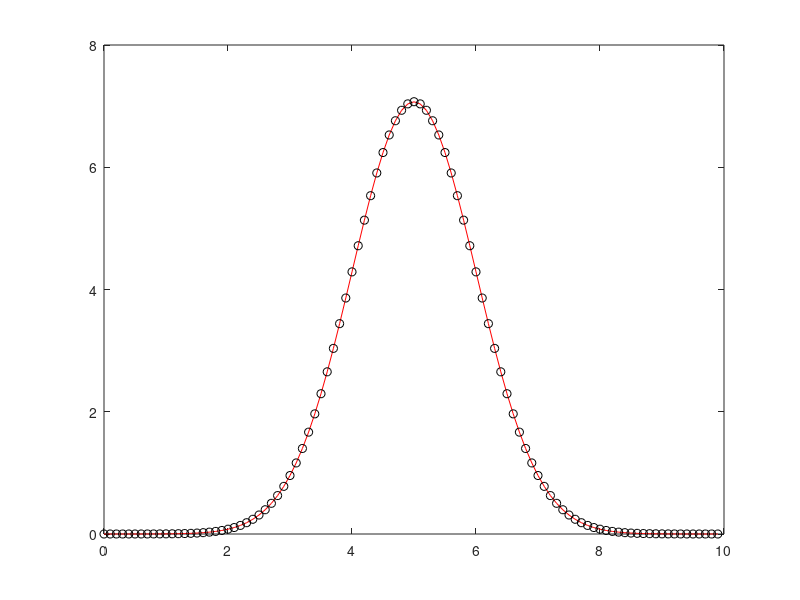
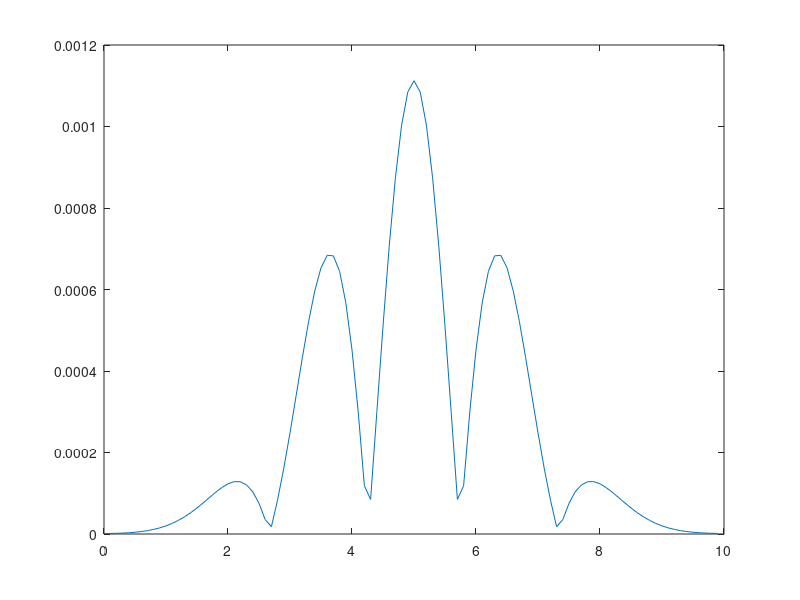

These figures' MATLAB source, in order:
clear all
close all
clc
format long

L=10
N=100;
dx=L/N;
x=[0:dx:L-dx]';
T=5;
M=200;
dt=T/M;
t=[0:dt:T]';
nu=0.05;
c0=@(x) 10*exp(-((x-L/2)./(L/10)).^2);

% % exact solution
y0=c0(x);
c0hat=fft(y0);
k=[0,1:N/2,-N/2+1:-1]';
omegak=(2*pi*k)./L;
alfak=nu*(j).^2*omegak.^2;
chatk=exp(alfak*T).*c0hat;
y_exact=ifft(chatk);
plot(x,y_exact,'r--')

% % numerical solution EE
mi=(dt*nu)/dx^2;
A1=(1-2*mi)*ones(1,length(x));
A2=(mi)*ones(1,length(x)-1);
A=diag(A1)+diag(A2,1)+diag(A2,-1);
A(1,end)=mi;
A(end,1)=mi;
c_old=y0;
for i=1:length(t)-1
    c_new=A*c_old;
    c_old=c_new;
end

figure(1)
plot(x,y_exact,'r',x,c_new,'ko')

abs_err_norm=norm(abs(y_exact-c_new),inf)
rel_err_norm=norm(abs(y_exact-c_new),inf)./norm(abs(y_exact),inf)

abs_err_2=norm(abs(y_exact-c_new),2)
rel_err_2=norm(abs(y_exact-c_new),2)./norm(abs(y_exact),2)

abs_err=abs(y_exact-c_new);

figure(2)
plot(x,abs_err)